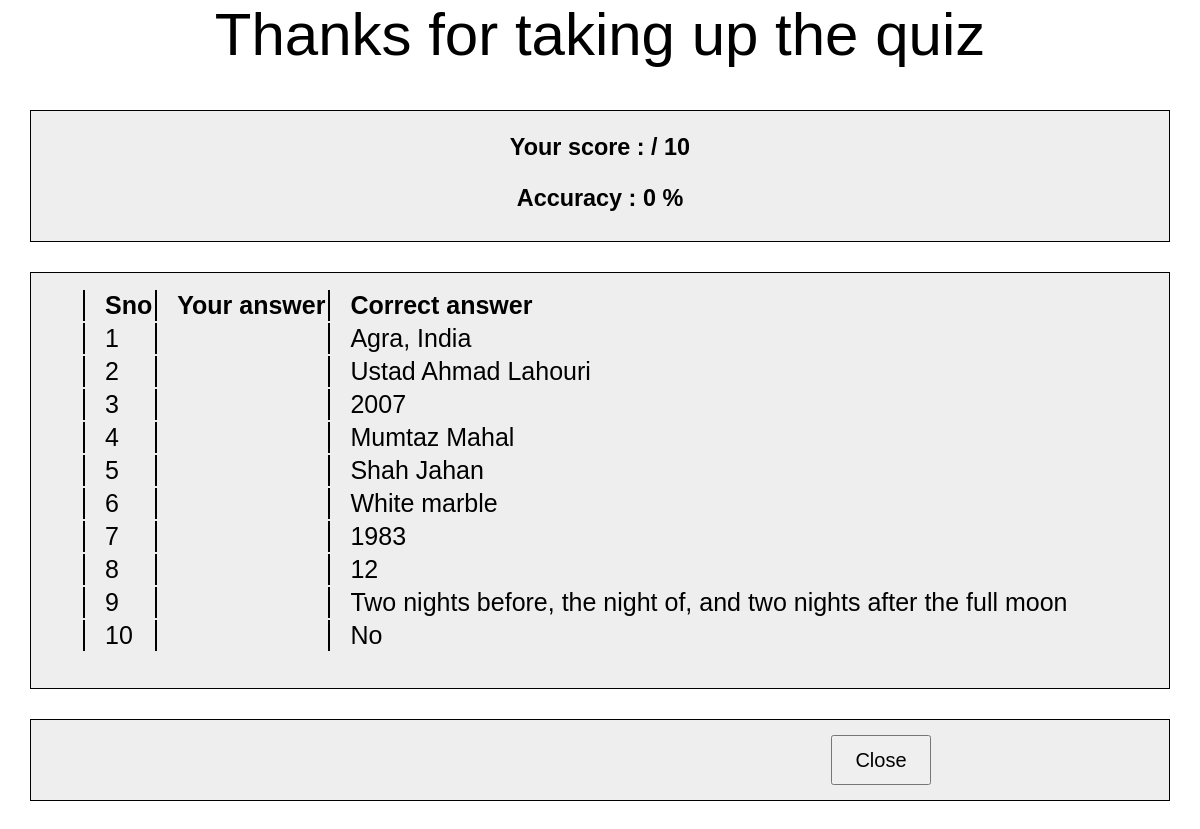
The page /result.php on the database its author committed.
### tables this page shows
CREATE TABLE `tajmahal` (
  `qno` int(11) NOT NULL,
  `qname` varchar(255) NOT NULL,
  `opt1` varchar(255) NOT NULL,
  `opt2` varchar(255) NOT NULL,
  `opt3` varchar(255) NOT NULL,
  `opt4` varchar(255) NOT NULL,
  `ans` varchar(255) NOT NULL
);

### result.php (the view, shortened to what this page needs)
<html>
<head>
	<link rel="stylesheet" href="result.css">
</head>
<body>
<header>
	Thanks for taking up the quiz
</header>
<div class="transbox-score">
	<h3>Your score : <?php echo $_SESSION['points'];?> / 10 </h3>
	<h3>Accuracy : <?php echo $_SESSION['points']*10; ?> %</h3>
</div>
<div class="transbox-ans">
<table>
<?php
	require('db.php');
	$query="select qno,ans from tajmahal";
	$result=mysqli_query($conn, $query);
    $answer=mysqli_fetch_all($result, MYSQLI_ASSOC);
	echo '<tr><th>Sno</th><th>Your answer</th><th>Correct answer</th></tr>';
	echo "<tr><td>" .$answer[0]['qno']. "</td><td>" .$_SESSION['uans1']. "</td><td>" .$answer[0]['ans']. "</td></tr>";
	echo "<tr><td>" .$answer[1]['qno']. "</td><td>" .$_SESSION['uans2']. "</td><td>" .$answer[1]['ans']. "</td></tr>";
	echo "<tr><td>" .$answer[2]['qno']. "</td><td>" .$_SESSION['uans3']. "</td><td>" .$answer[2]['ans']. "</td></tr>";
	echo "<tr><td>" .$answer[3]['qno']. "</td><td>" .$_SESSION['uans4']. "</td><td>" .$answer[3]['ans']. "</td></tr>";
	echo "<tr><td>" .$answer[4]['qno']. "</td><td>" .$_SESSION['uans5']. "</td><td>" .$answer[4]['ans']. "</td></tr>";
	echo "<tr><td>" .$answer[5]['qno']. "</td><td>" .$_SESSION['uans6']. "</td><td>" .$answer[5]['ans']. "</td></tr>";
	echo "<tr><td>" .$answer[6]['qno']. "</td><td>" .$_SESSION['uans7']. "</td><td>" .$answer[6]['ans']. "</td></tr>";
	echo "<tr><td>" .$answer[7]['qno']. "</td><td>" .$_SESSION['uans8']. "</td><td>" .$answer[7]['ans']. "</td></tr>";
	echo "<tr><td>" .$answer[8]['qno']. "</td><td>" .$_SESSION['uans9']. "</td><td>" .$answer[8]['ans']. "</td></tr>";
	echo "<tr><td>" .$answer[9]['qno']. "</td><td>" .$_SESSION['uans10']. "</td><td>" .$answer[9]['ans']. "</td></tr>";
?>
</table>
</div>
<div class="transbox-btn">
	<form action="<?php echo $_SERVER['PHP_SELF']; ?>" method="post">
	<input type="submit" name="submit" value="Close">
	</form>
</div>
</body>
</html>

### result.css (style rules this page uses)
body { margin: 0px; padding: 0px; background-image: url('https://upload.wikimedia.org/wikipedia/commons/thumb/6/67/Taj_Mahal_in_India_-_Kristian_Bertel.jpg/1200px-Taj_Mahal_in_India_-_Kristian_Bertel.jpg'); background-repeat: no-repeat; background-attachment: fixed; background-size: cover; }
header { height: 80px; font-size: 60px; text-align: center; color: black; font-family: 'Oswald', sans-serif; }
.transbox-score { margin: 30px; height: 130px; background-color: #eeeeee; border: 1px solid black; box-shadow: 5px 5px 10px white; font-size: 20px; text-align: center; color: black; font-family: 'Oswald', sans-serif; }
.transbox-ans { padding-top: 15px; margin: 30px; height: 400px; background-color: #eeeeee; border: 1px solid black; box-shadow: 5px 5px 10px white; }
table { padding-left: 50px; }
th { text-align: left; border-left: 2px solid black; padding-left:20px; font-size: 25px; color: black; font-family: 'Oswald', sans-serif; }
td { border-left: 2px solid black; padding-left:20px; font-size: 25px; color: black; font-family: 'Oswald', sans-serif; }
.transbox-btn { margin: 30px; height: 80px; background-color: #eeeeee; border: 1px solid black; box-shadow: 5px 5px 10px white; }
.transbox-btn input { margin: 15px 0px 15px 800px; width: 100px; height: 50px; font-size:20px; font-family: 'Oswald', sans-serif; }

### rows shown on the page
tajmahal: qno "1", ans "Agra, India"
tajmahal: qno "2", ans "Ustad Ahmad Lahouri"
tajmahal: qno "3", ans "2007"
tajmahal: qno "4", ans "Mumtaz Mahal"
tajmahal: qno "5", ans "Shah Jahan"
tajmahal: qno "6", ans "White marble"
tajmahal: qno "7", ans "1983"
tajmahal: qno "8", ans "12"
tajmahal: qno "9", ans "Two nights before, the night of, and two nights after the full moon"
tajmahal: qno "10", ans "No"

### other values the page prints
$_SESSION['points']*10 "0"
